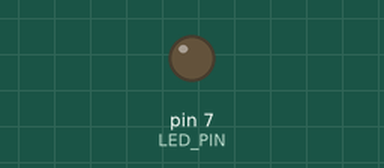
This sketch was run on a simulated Arduino Uno, built with avr-gcc and run on an emulated ATmega328P. Parts: output pins drawn as LEDs (lit = HIGH). Dashed ring = blinking. At 2.5 s the program stops and its outputs stay as they are.

Above: at 0.5 s.
At 2.12 s:
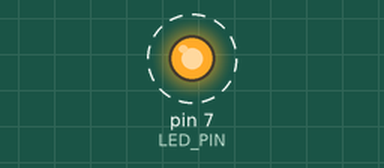
Timing chart, 0 to 3.0 s (numbered marks = the images above):
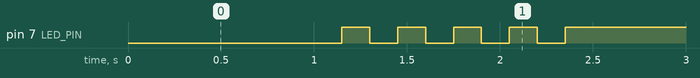

The sketch:

05_practice_2.ino
```cpp
#define LED_PIN 7
const bool ACTIVE_LOW = true;

inline void ledOn()  { digitalWrite(LED_PIN, ACTIVE_LOW ? LOW  : HIGH); }
inline void ledOff() { digitalWrite(LED_PIN, ACTIVE_LOW ? HIGH : LOW ); }

void setup() {
  pinMode(LED_PIN, OUTPUT);
  ledOff();
}

void loop() {
  ledOn();
  delay(1000);

  for (int i = 0; i < 5; i++) {
    ledOn();
    delay(150);
    ledOff();
    delay(150);
  }
  ledOff();
  while (1) { }
}
```

Measured:
- by itself, pin 7 (LED_PIN): alternates HIGH for 0.15 s and LOW for 0.15 s, 9 changes in all, then stays HIGH
